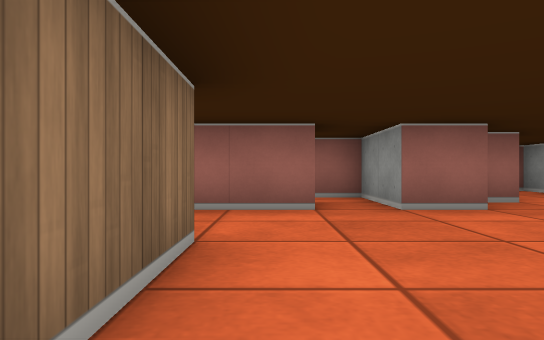
View 1 (above)

16 first-person views from a walk through a cub3D ray-caster map. The camera is about half as high as the walls, looks level and sees 70° across. The floor is counted in squares. Each view is taken from the middle of a square. On the plan, view 1 faces up. The plan holds only what a view shows up to about 9 squares ahead; the rest is blank. The place goes on beyond the plan.

View 2
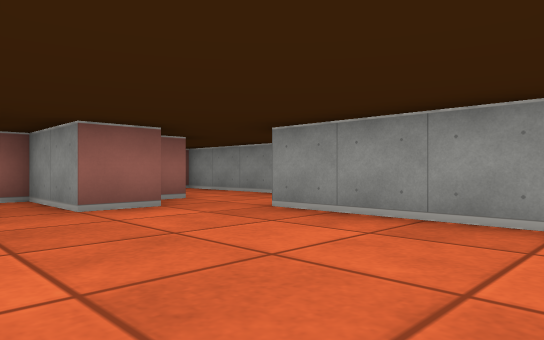

View 3
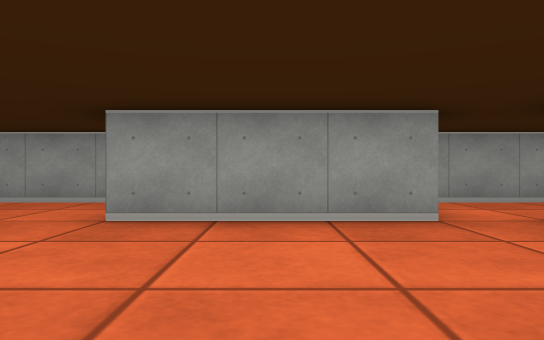

View 4
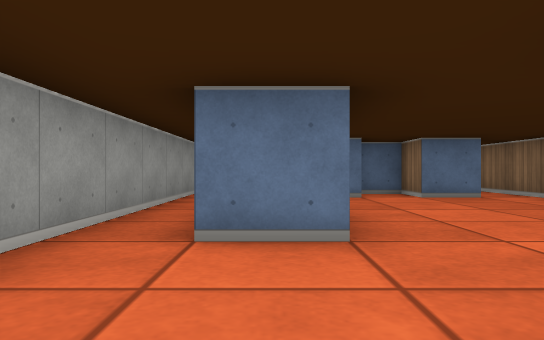

View 5
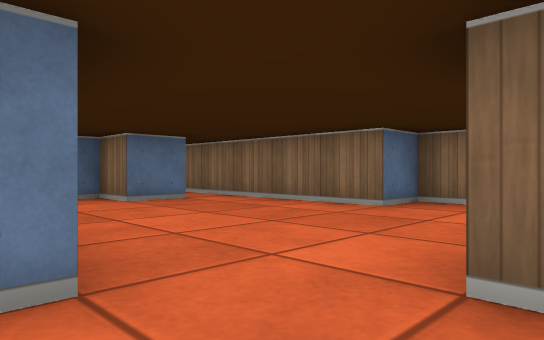

View 6
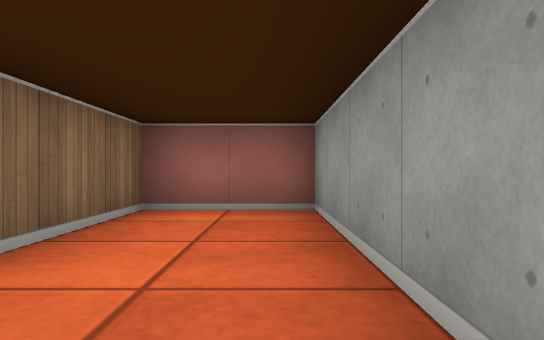

View 7
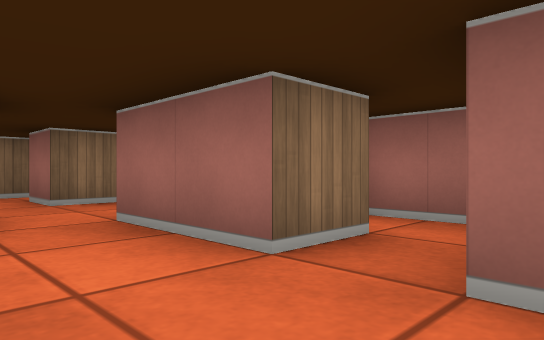

View 8
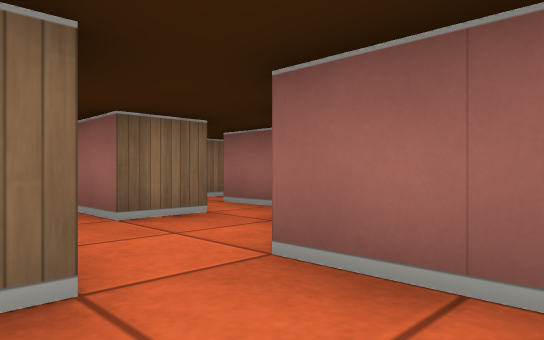

View 9
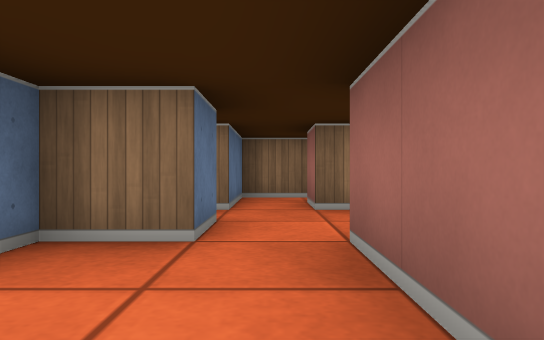

View 10
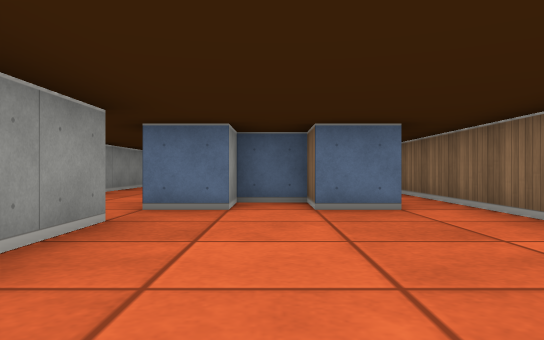

View 11
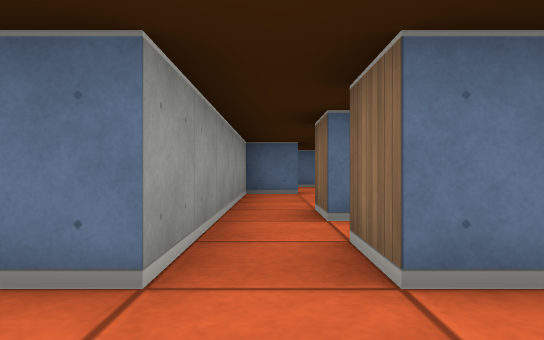

View 12
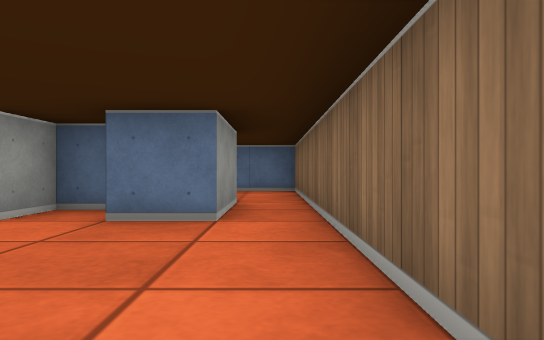

View 13
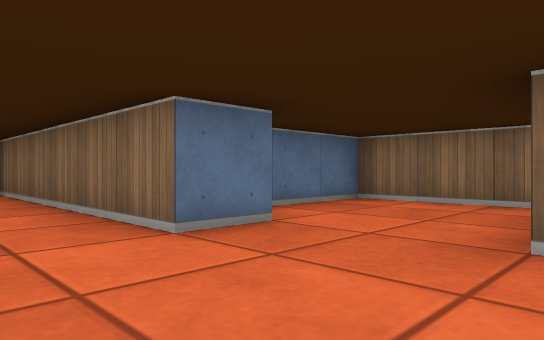

View 14
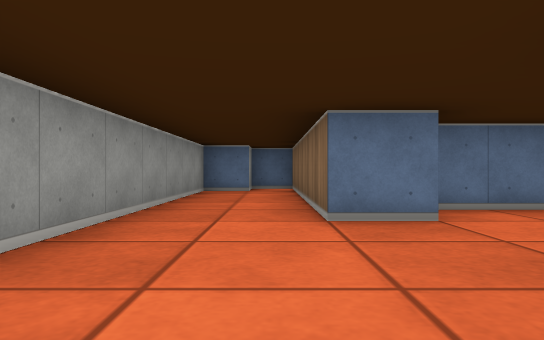

View 15
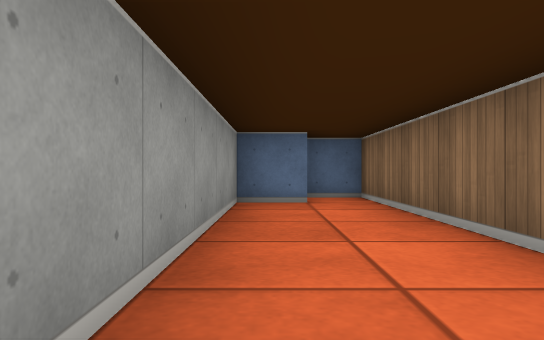

View 16
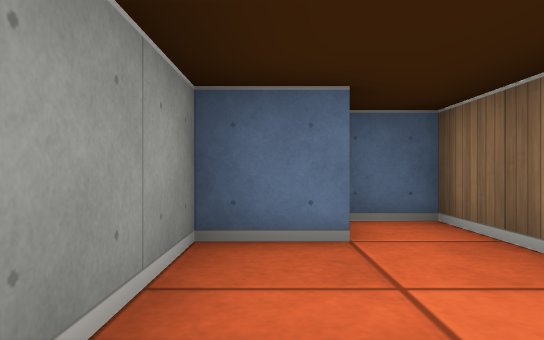

### Floor plan
Ten units are one square. View 1 is at (0, 0); x grows to the right and y downward. Boxes are objects, and circles mark ways between rooms. Rooms are numbered by the first view taken in them; rooms with no view inside come last. Other rooms are left out.
<svg viewBox="-60 -90 120 200">
<path fill="none" stroke="#000" d="M25 -45 15 -45 15 -65 -1 -65M5 -55 5 -45 -15 -45M36 -55 30 -55M35 -4 35 -35 45 -35M25 5 35 5M5 5 15 5M55 -5 55 -85 35 -85 35 -61M-25 -35 -15 -35 -15 -25 -5 -25 -5 5M15 15 25 15M-35 -56 -35 -45 -45 -45M-35 -65 -45 -65M-55 -48 -55 -35 -35 -35 -35 -25M-25 -25 -25 -35M24 45 35 45 35 105 45 105M5 25 5 5M-5 5 -5 55 21 55M45 100 45 95 55 95 55 -5"/>
<circle cx="-15" cy="-40" r="3" fill="#2a7"/>
<circle cx="0" cy="15" r="3" fill="#2a7"/>
<circle cx="45" cy="0" r="3" fill="#2a7"/>
<text x="20" y="-30">1</text>
<text x="-30" y="-50">2</text>
<text x="30" y="40">3</text>
</svg>
Room 1 opens to room 2. Room 1 opens to room 3.

Where each view was taken, in squares from view 1:
view 1: 0 up, 0 right, facing up
view 2: 0 up, 0 right, facing up-right
view 3: 2 up, 0 right, facing right
view 4: 6 up, 4 right, facing down
view 5: 5 up, 4 right, facing down-left
view 6: 4 up, 5 right, facing up
view 7: 3 up, 2 right, facing up-left
view 8: 3 up, 0 right, facing up-left
view 9: 4 up, 1 right, facing left
view 10: 4 up, 2 right, facing down
view 11: 5 up, 3 left, facing down
view 12: 3 up, 0 right, facing down
view 13: 2 down, 5 right, facing down-left
view 14: 1 down, 4 right, facing down
view 15: 4 down, 5 right, facing down
view 16: 7 down, 5 right, facing down
